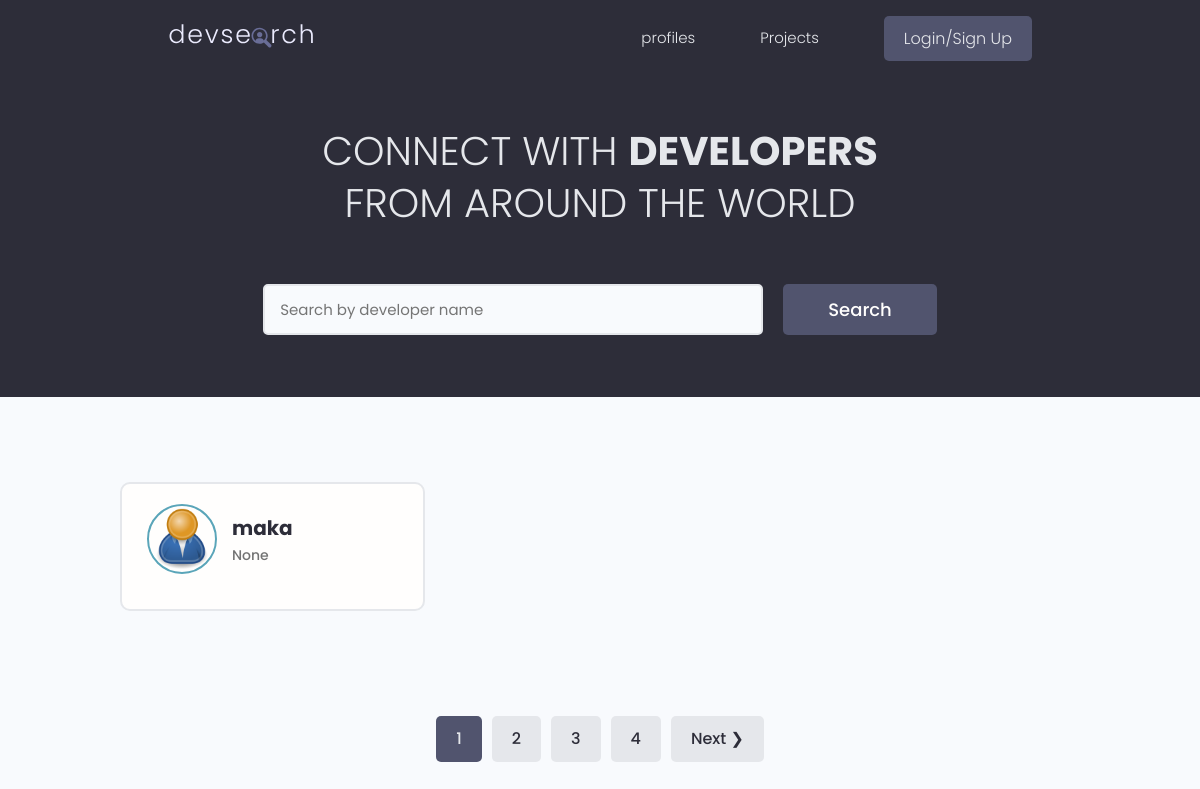
The page / on the database its author committed.
### users/models.py (models this page shows, shortened)
class Profile(models.Model):
    user = models.OneToOneField(User, on_delete=models.CASCADE, null=True, blank=True)
    name = models.CharField(max_length=200, blank=True, null=True)
    username = models.CharField(max_length=200, blank=True, null=True)
    location = models.CharField(max_length=200, blank=True, null=True)
    email = models.EmailField(max_length=500, blank=True, null=True)
    short_intro = models.CharField(max_length=200, blank=True, null=True)
    bio = models.TextField(blank=True, null=True)
    profile_image = models.ImageField(
        null=True,
        blank=True,
        upload_to="profiles/",
        default="profiles/user-default.png",
    )
    Social_github = models.CharField(max_length=200, blank=True, null=True)
    Social_twitter = models.CharField(max_length=200, blank=True, null=True)
    Social_linkedin = models.CharField(max_length=200, blank=True, null=True)
    Social_youtube = models.CharField(max_length=200, blank=True, null=True)
    Social_website = models.CharField(max_length=200, blank=True, null=True)
    id = models.UUIDField(
        default=uuid.uuid4, unique=True, primary_key=True, editable=False
    )
    created = models.DateTimeField(auto_now_add=True)

### users/views.py (the view)
# urls.py: path("", views.profiles, name="profiles"),
def profiles(request):
    profiles, search_query = searchProfiles(request)
    profiles, custom_range = paginateProfiles(request, profiles, 1)
    context = {
        "profiles": profiles,
        "search_query": search_query,
        "custom_range": custom_range,
    }
    return render(request, "users/profiles.html", context)

### users/utils.py (called while the page is built)
def searchProfiles(request):
    search_query = ""
    if request.GET.get("text"):
        search_query = request.GET.get("text")
    skills = Skill.objects.filter(name__icontains=search_query)
    profiles = Profile.objects.distinct().filter(
        Q(name__icontains=search_query)
        | Q(short_intro__icontains=search_query)
        | Q(skill__in=skills)
    )
    return profiles, search_query

def paginateProfiles(request, profiles, result):
    page = request.GET.get("page")
    paginator = Paginator(profiles, result)
    try:
        profiles = paginator.page(page)
    except PageNotAnInteger:
        page = 1
        profiles = paginator.page(page)
    except EmptyPage:
        page = paginator.num_pages  # gives the number of page
        profiles = paginator.page(page)
    leftIndex = int(page) - 4
    if leftIndex < 1:
        leftIndex = 1
    rightIndex = int(page) + 5
    if rightIndex > paginator.num_pages:
        rightIndex = paginator.num_pages
    custom_range = range(leftIndex, rightIndex + 1)
    return profiles, custom_range

### users/templates/users/profiles.html (shortened to what this page needs)
{%extends 'main.html'%}
{%block content%}
<main class="home">
    <section class="hero-section text-center">
        <div class="container container--narrow">
            <div class="hero-section__box">
                <h2>CONNECT WITH <span>DEVELOPERS</span></h2>
                <h2>FROM AROUND THE WORLD</h2>
            </div>
            <div class="hero-section__search">
                <form id="searchForm" class="form" action="{%url 'profiles'%}" method="get">
                    <div class="form__field">
                        <input class="input input--text" id="formInput#search" type="text" name="text"
                            value="{{search_query}}" placeholder="Search by developer name" />
                    </div>
                    <input class="btn btn--sub btn--lg" type="submit" value="Search" />
                </form>
            </div>
        </div>
    </section>
    <section class="devlist">
        <div class="container">
            <div class="grid grid--three">
                {%for profile in profiles%}
                <div class="column card">
                    <div class="dev">
                        <a href="{%url 'user-profile' profile.id%}" class="card__body">
                            <div class="dev__profile">
                                <img class="avatar avatar--md" src="{{profile.profile_image.url}}" alt="image" />
                                <div class="dev__meta">
                                    <h3>{{profile.name}}</h3>
                                    <h5>{{profile.short_intro|slice:"60"}}</h5>
                                </div>
                            </div>
                        </a>
                    </div>
                </div>
                {%endfor%}
            </div>
        </div>
    </section>
    {% include 'pagination.html' with queryset=profiles custom_range=custom_range%}
</main>
{%endblock content%}

### static/styles/app.css (style rules this page uses)
:root { --color-sub: #2d2d39; }
.btn--sub { background-color: var(--color-sub-light); }
.card { border: 2px solid var(--color-light); }
img { width: 100%; }
.hero-section { height: 40vh; display: flex; align-items: center; background-color: var(--color-sub); }
.hero-section__box { margin-bottom: 4rem; }
.hero-section__box>h2, .hero-section__box>h2>span { font-size: 4rem; color: var(--color-light); line-height: 1.3; text-transform: uppercase; }
.hero-section__box>h2 { font-weight: 300; }
.hero-section__box>h2>span { font-weight: 700; }
.hero-section__search>.form { display: flex; align-items: center; justify-content: center; gap: 2rem; }
.hero-section__search>.form input.input--text { width: 50rem; }
.devlist { margin-top: 8rem; }
.devlist .grid { align-items: stretch; }
.devlist .dev .dev__profile { display: flex; align-items: center; gap: 1.5rem; }
.devlist .dev .dev__meta h3 { color: var(--color-sub); font-size: 2rem; font-weight: 700; }
.devlist .dev .dev__meta h5 { color: var(--color-text); font-size: 1.4rem; font-weight: 500; }

### static/uikit/styles/modules/_variables.css (style rules this page uses)
:root { --color-main: #5aa5b9; --color-main-light: #e6faff; --color-sub: #3f4156; --color-sub-light: #51546e; --color-sub-lighter: #ededfd; --color-text: #737373; --color-gray: #8b8b8b; --color-light: #e5e7eb; --color-light-gray: #767676; --color-bg: #f8fafd; --color-white: #fffefd; --color-white-light: #f3f3f3; --color-success: #359e64; --color-success-bg: #def8e8; --color-error: #fc4b0b; --color-error-bg: #fff2ee; --font-base: 'Poppins', arial, helvetica, 'Segoe UI', roboto, ubuntu, sans-serif; --font-monospace: 'Fira Code', 'Courier New', courier, monospace; --font-regular: 300; --font-medium: 500; --font-bold: 700; --generic-shadow: 1px 1px 5px #00000010; --generic-transition: all 0.3s ease-in-out; }

### static/uikit/styles/modules/_base.css (style rules this page uses)
* { margin: 0; padding: 0; box-sizing: border-box; text-rendering: optimizeLegibility; color: inherit; font-size: inherit; }
html { font-size: 50%; }
@media only screen and (min-width: 480px) { html { font-size: 56.25%; } }
@media only screen and (min-width: 1200px) { html { font-size: 62.5%; } }
body { line-height: 1.6; font-weight: 400; font-size: 1.5rem; color: var(--color-text); background-color: var(--color-bg); min-height: 100vh; }

### static/uikit/styles/modules/_typography.css (style rules this page uses)
* { font-family: var(--font-base); }
h2 { font-size: 3.6rem; font-weight: var(--font-bold); }
h3 { font-size: 3.2rem; font-weight: var(--font-medium); }
h5 { font-size: 2.4rem; font-weight: var(--font-medium); }
h5, h6 { font-weight: var(--font-regular); }
p, span, strong { font-size: 1.6rem; color: var(--color-text); font-weight: var(--font-regular); }
a { padding-bottom: 2px; text-decoration: none; display: inline-block; color: var(--color-main); font-weight: var(--font-medium); }

### static/uikit/styles/modules/_utilities.css (style rules this page uses)
.container { width: 92%; max-width: 165rem; margin: 0 auto; box-sizing: border-box; }
.container--narrow { width: 92%; max-width: 120rem; }
@media screen and (min-width: 1000px) { .container { width: 90%; } }
@media screen and (min-width: 1000px) { .container--narrow { width: 85%; } }
@media screen and (min-width: 1200px) { .container { width: 80%; } }
@media screen and (min-width: 1200px) { .container--narrow { width: 72%; } }
.text-center { text-align: center; }

### static/uikit/styles/modules/_avatar.css (style rules this page uses)
.avatar { border-radius: 50%; border: 2px solid var(--color-main); object-fit: cover; }
.avatar--md { height: 7rem; width: 7rem; }

### static/uikit/styles/modules/_button.css (style rules this page uses)
.btn { display: inline-block; position: relative; cursor: pointer; background-color: var(--color-light); font-weight: var(--font-medium); color: var(--color-sub); text-decoration: none; padding: 1rem 2rem; border-radius: 0.5rem; border: none; width: -webkit-fit-content; width: -moz-fit-content; width: fit-content; height: -webkit-fit-content; height: -moz-fit-content; height: fit-content; font-size: 1.6rem; outline-width: 0; outline-color: transparent; -webkit-backface-visibility: hidden; backface-visibility: hidden; transition: all 0.3s ease-in-out; }
.btn--sub { background-color: var(--color-sub); color: var(--color-white); }
.btn--lg { font-size: 1.8rem; padding: 1.2rem 4.5rem; }

### static/uikit/styles/modules/_card.css (style rules this page uses)
.card { border-radius: 1rem; background-color: var(--color-white); border: 1.5px solid var(--color-light); width: auto; height: auto; margin-top: 0.5rem; margin-bottom: 0.5rem; overflow: hidden; }
.card__body, .card__header { padding: 2rem 2.5rem; }

### rows shown on the page
Profile: profile_image (placeholder picture), name "maka", short_intro "None"

### other values the page prints
{{ page }} "1"
{{ page }} "2" "3" "4"
